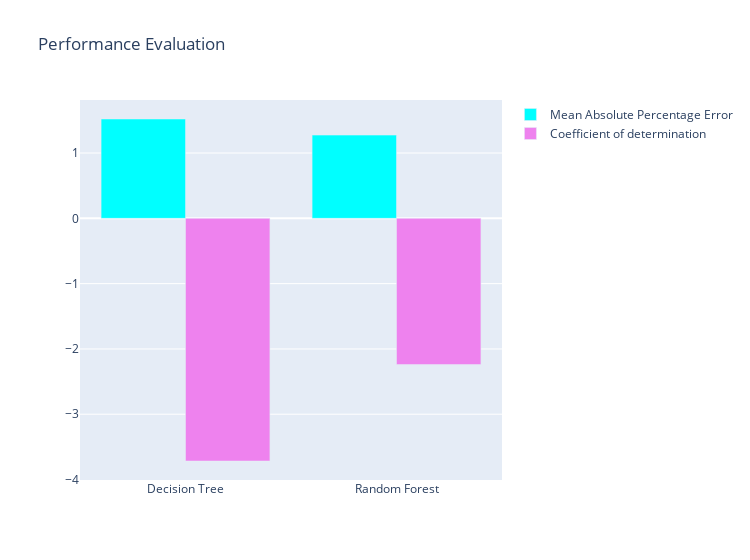

Notebook source saved alongside this figure:
### Code cell
x = ['Decision Tree','Random Forest']
y1 = [mean_absolute_percentage_error_tree,mean_absolute_percentage_error_forest]
y2 = [r2_score_tree,r2_score_forest]

trace1 = go.Bar(x = x, y = y1, name = 'Mean Absolute Percentage Error', marker = dict(color = 'cyan'))
trace2 = go.Bar(x = x, y = y2, name = 'Coefficient of determination', marker = dict(color = 'violet'))

data = [trace1,trace2]
layout = go.Layout(title = 'Performance Evaluation ', width = 750)
fig = go.Figure(data = data, layout = layout)
py.iplot(fig)

### Figure 1 — Plotly figure (JSON) as saved in the notebook; plotly's stock layout.template omitted (floating-point values rounded to 4 significant figures)
{"data": [{"marker": {"color": "cyan"}, "name": "Mean Absolute Percentage Error", "type": "bar", "x": ["Decision Tree", "Random Forest"], "y": [1.521, 1.275]}, {"marker": {"color": "violet"}, "name": "Coefficient of determination", "type": "bar", "x": ["Decision Tree", "Random Forest"], "y": [-3.716, -2.239]}], "layout": {"title": {"text": "Performance Evaluation "}, "width": 750}}
